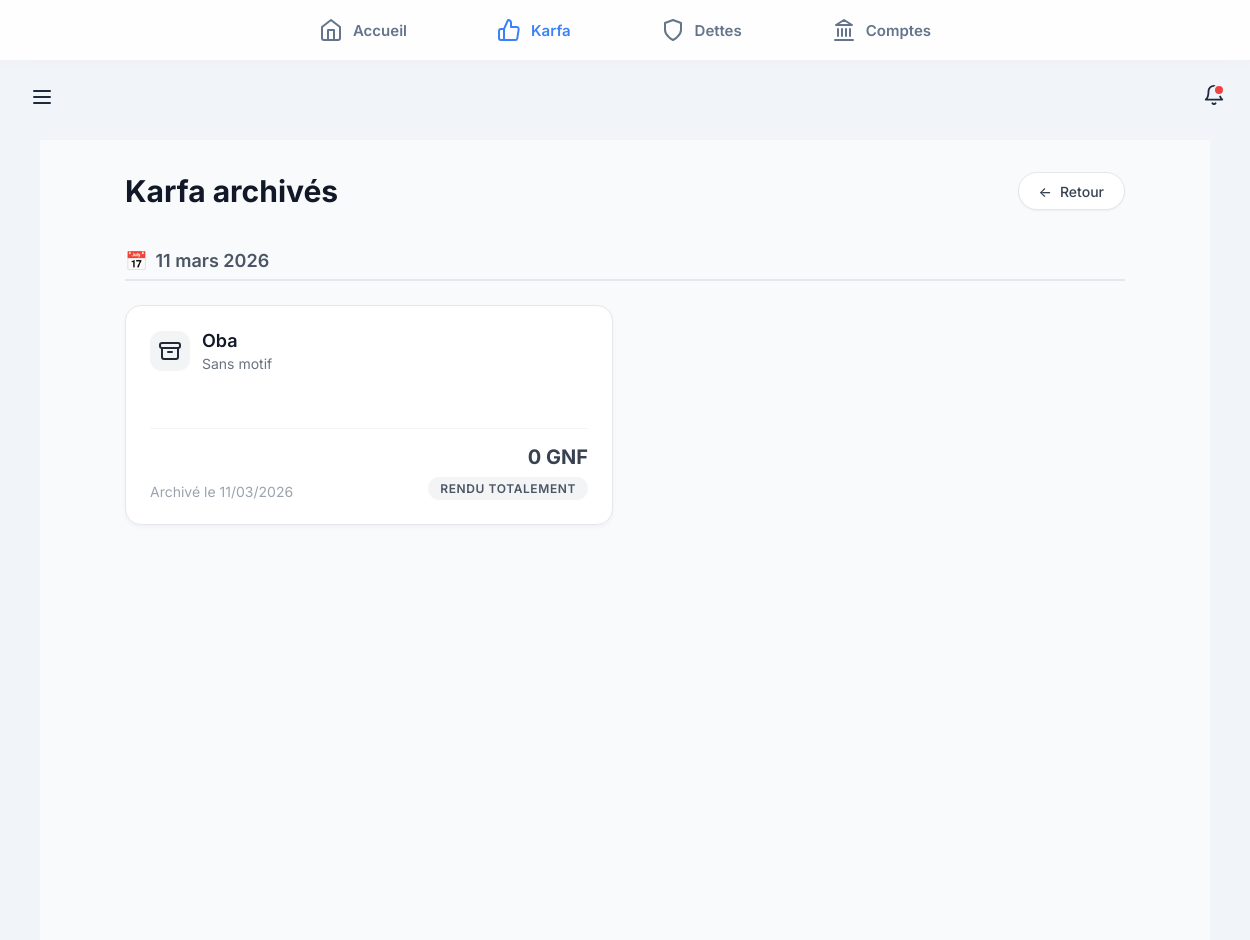
The page /karfa/archives/ (signed in) on the database its author committed.
### backend/modules/karfa/models/karfa_model.py (models this page shows, shortened)
class Karfa(models.Model):
    STATUT_ACTIF = 'ACTIF'
    STATUT_PARTIELLEMENT_RENDU = 'PARTIELLEMENT_RENDU'
    STATUT_RENDU_TOTAL = 'RENDU_TOTAL'
    STATUT_EN_LITIGE = 'EN_LITIGE'
    CHOIX_STATUT = [
        (STATUT_ACTIF, 'En main'),
        (STATUT_PARTIELLEMENT_RENDU, 'Partiellement rendu'),
        (STATUT_RENDU_TOTAL, 'Rendu totalement'),
        (STATUT_EN_LITIGE, 'En litige'),
    ]
    id = models.UUIDField(
        primary_key=True,
        default=uuid.uuid4,
        editable=False,
        verbose_name='ID'
    )
    beneficiaire = models.CharField(
        max_length=100,
        verbose_name='Bénéficiaire'
    )
    montant_initial = models.DecimalField(
        max_digits=12,
        decimal_places=0,
        validators=[MinValueValidator(0)],
        verbose_name='Montant initial (GNF)'
    )
    montant_actuel = models.DecimalField(
        max_digits=12,
        decimal_places=0,
        validators=[MinValueValidator(0)],
        default=0,
        verbose_name='Montant actuel (GNF)'
    )
    devise = models.CharField(
        max_length=3,
        default='GNF',
        editable=False,
        verbose_name='Devise'
    )
    date_creation = models.DateTimeField(
        auto_now_add=True,
        verbose_name='Date de création'
    )
    date_rendu_total = models.DateTimeField(
        null=True,
        blank=True,
        verbose_name='Date de restitution totale'
    )
    statut = models.CharField(
        max_length=20,
        choices=CHOIX_STATUT,
        default=STATUT_ACTIF,
        verbose_name='Statut'
    )
    motif = models.TextField(
        blank=True,
        verbose_name='Motif du dépôt'
    )
    justificatif = models.ImageField(
        upload_to='karfa/justificatifs/%Y/%m/',
        null=True,
        blank=True,
        verbose_name='Justificatif (photo/reçu)'
    )
    archive = models.BooleanField(
        default=False,
        verbose_name='Archivé'
    )
    date_archivage = models.DateTimeField(
        null=True,
        blank=True,
        verbose_name='Date d\'archivage'
    )
    cree_par = models.ForeignKey(
        User,
        on_delete=models.SET_NULL,
        null=True,
        related_name='karfas_crees',
        verbose_name='Créé par'
    )
    class Meta:
        verbose_name = 'Karfa'
        verbose_name_plural = 'Karfas'
        ordering = ['-date_creation']
        constraints = [
            models.UniqueConstraint(
                fields=['beneficiaire', 'motif', 'date_creation'],
                name='unique_karfa_par_beneficiaire_motif_date',
                condition=models.Q(archive=False)
            )
        ]

### backend/modules/karfa/views/archives.py (the view)
# urls.py: path('archives/', liste_archives_comptes, name='liste_archives'),
@login_required
def liste_archives(request):
    karfas = Karfa.objects.filter(cree_par=request.user, archive=True).order_by('-date_archivage')
    return render(request, 'modules/karfa/archives.html', {'karfas': karfas})

### backend/modules/core/templatetags/custom_filters.py (called while the page is built)
@register.filter
def milliers(value):
    try:
        num = float(value)
        if num == int(num):
            return f"{int(num):,}".replace(",", " ")
        return f"{num:,.3f}".rstrip('0').rstrip('.').replace(",", " ").replace(".", ",")
    except:
        return value

### frontend/templates/modules/karfa/archives.html (shortened to what this page needs)
{% extends 'base.html' %}
{% load static %}
{% load custom_filters %}
{% block content %}
<link rel="stylesheet" href="{% static 'css/karfa.css' %}">
<div class="archives-container">
    <div class="wrapper">
        <header class="page-header">
            <h1 class="page-title">Karfa archivés</h1>
            <a href="{% url 'karfa:liste_tous_karfa' %}" class="btn-light">
                <span>&larr;</span> Retour
            </a>
        </header>
        {% regroup karfas|dictsortreversed:"date_archivage" by date_archivage|date:"d F Y" as karfas_par_date %}
        {% for groupe in karfas_par_date %}
        <div class="date-group">
            <div class="date-header">
                <span>📅</span> {{ groupe.grouper }}
            </div>
            <div class="archive-grid">
                {% for k in groupe.list %}
                <a href="{% url 'karfa:detail_karfa' k.id %}" class="archive-card"
                    style="text-decoration: none; color: inherit;">
                    <div class="card-top">
                        <div class="beneficiary-group">
                            <div class="icon-box"><svg width="24" height="24" viewBox="0 0 24 24" fill="none" stroke="currentColor" stroke-width="2" stroke-linecap="round" stroke-linejoin="round"><rect x="2" y="4" rx="2" ry="2" width="20" height="5"/><path d="M4 9v9a2 2 0 0 0 2 2h12a2 2 0 0 0 2-2V9"/><path d="M10 13h4"/></svg></div>
                            <div class="beneficiary-info">
                                <h3 class="beneficiary-name">{{ k.beneficiaire|default:"Bénéficiaire" }}</h3>
                                <span class="motif-text">{{ k.motif|default:"Sans motif" }}</span>
                            </div>
                        </div>
                    </div>
                    <div class="card-bottom">
                        <div class="date-info">
                            Archivé le {{ k.date_archivage|date:"d/m/Y" }}
                        </div>
                        <div class="amount-info">
                            <div class="amount-val">{{ k.montant_actuel|default:0|milliers }} GNF</div>
                            <div class="status-badge">{{ k.get_statut_display|default:"RENDU" }}</div>
                        </div>
                    </div>
                </a>
                {% endfor %}
            </div>
        </div>
        {% endfor %}
    </div>
</div>
{% endblock %}

### frontend/static/css/base.css (style rules this page uses)
:root { --bg-global: #f1f5f9; --bg-card: #ffffff; --primary: #3b82f6; --text-main: #1e2b3c; --text-muted: #64748b; --nav-height: 60px; --radius-xl: 20px; --radius-md: 12px; --shadow-subtle: 0 4px 15px rgba(0, 0, 0, 0.04); --shadow-hover: 0 8px 25px rgba(0, 0, 0, 0.08); }
body { background-color: var(--bg-global) !important; margin: 0; padding: 0; font-family: 'Inter', sans-serif; color: var(--text-main); padding-bottom: calc(var(--nav-height) + 20px); -webkit-tap-highlight-color: transparent; }
@media (min-width: 768px) { body { padding-bottom: 0; padding-top: calc(var(--nav-height) + 80px); } }

### frontend/static/css/core.css (style rules this page uses)
.page-header { display: flex; justify-content: space-between; align-items: center; margin-bottom: 2rem; }
.page-title { font-size: 1.875rem; font-weight: 700; color: #111827; margin: 0; }
:root { --color-primary-green: #27ae60; --color-primary-dark: #1e2b3c; --color-bg-light: #f8fafc; --color-text-body: #64748b; }
:root { --color-primary-green: #27ae60; --color-primary-dark: #1e2b3c; --color-bg-light: #f8fafc; --color-text-body: #64748b; --color-error: #ef4444; }

### rows shown on the page
Karfa: beneficiaire "Oba", motif "Sans motif", date_archivage "11/03/2026", montant_actuel|milliers "0", statut "RENDU TOTALEMENT"

### other values the page prints
{{ groupe.grouper }} "11 mars 2026"
